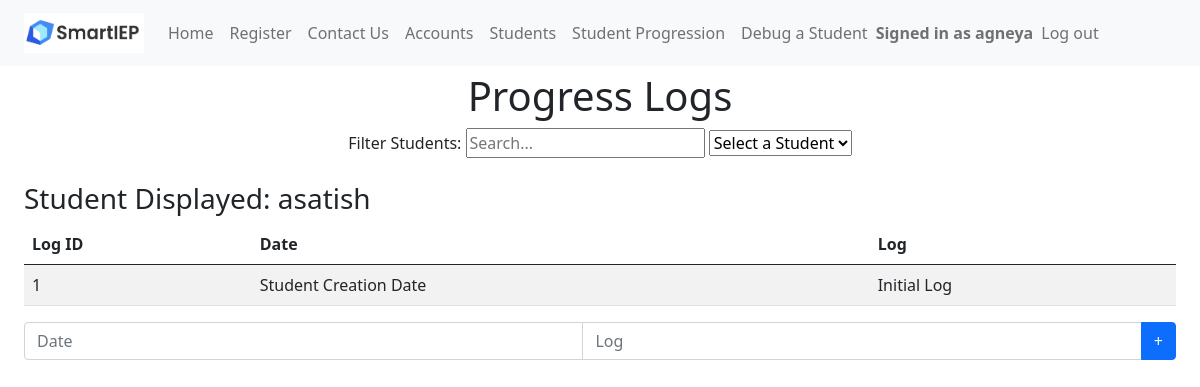
The app's page /logs (signed in), older data.
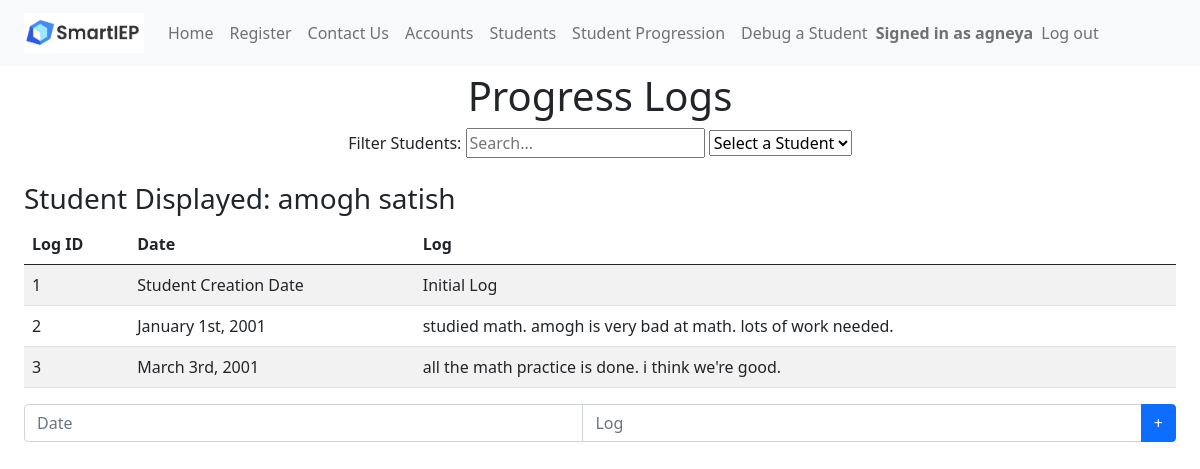
The same page, newer data.
### app.py (models this page shows)
class Students(db.Model):
	__tablename__ = 'students'
	student_id = db.Column(db.Integer, primary_key=True)
	school_id = db.Column(db.Integer)
	name = db.Column(db.String(200),nullable=False)
	grade = db.Column(db.Integer)
	dateofbirth = db.Column(db.String(200),nullable=False)
	casemanager = db.Column(db.String(200),nullable=False)
	tasks = db.Column(db.String(500),nullable=False)
	logs = db.Column(db.String(500),nullable=False)

### app.py (the view)
@main.route("/logs", methods=('GET', 'POST'))
@login_required
def logs():
	if request.method == 'POST':
		student_selected = request.form["selectstudent"]
		global STUDENT_LOG_NAME
		global STUDENT_LOG_ID
		STUDENT_LOG_NAME = student_selected
		student_selected_obj = Students.query.filter_by(name=student_selected).first()
		STUDENT_LOG_ID = student_selected_obj.student_id
		students = Students.query.all()
		return(render_template("progresslogs.html", students=students, student_log_id=STUDENT_LOG_ID))
	else:
		students = Students.query.all()
		return(render_template("progresslogs.html", students=students, student_log_id=STUDENT_LOG_ID))

### app.py (called while the page is built)
@login_manager.user_loader
def load_user(account_id):
    return Accounts.query.get(int(account_id))

@app.context_processor
def utility_processor():
	def parse_tasks(newData):
		if (newData != ""):
			goalArrays = []
			for i in range(MAX_GOALS):
				goalArrays.append([])
			parts = newData[:-1].split(";")
			counter = 0
			for part in parts:
				if part[1] == "[":
					part = re.sub("\[.*?\]","[]",part)
					part = part.replace("[","").replace("]","")
					goalArrays[counter].append(part)
					counter = counter + 1
			for part in parts:
				if part[1] == "(":
					goalKey = int(part[part.find("(")+1:part.find(")")])
					part = re.sub("\(.*?\)","()",part)
					part = part.replace("(","").replace(")","")
					goalArrays[goalKey].append(part)
			return goalArrays
		else:
			return []
	return dict(parse_tasks=parse_tasks)

@app.context_processor
def add_imports():
    return dict(json=json)

### templates/progresslogs.html (shortened to what this page needs)
<!DOCTYPE html>
<html lang="en">
    <head>
        <link href="https://cdn.jsdelivr.net/npm/bootstrap@5.0.2/dist/css/bootstrap.min.css" rel="stylesheet">
    </head>
    <header>
      {% include 'nav.html' %}
    </header>
    <body>
        <div class="content">
            <div style="text-align: center">
                <h1 class="mt-5">Progress Logs</h1>
                <form method = "post" action="/logs">
                    <label for="selectstudent">Filter Students:</label>
                    <input type="text" id="searchInput" onkeyup="filterOptions()" placeholder="Search...">
                    <select id="selectstudent" name="selectstudent" onchange="this.form.submit()" required>
                        <option selected disabled hidden>Select a Student</option>
                    </select>
                </form>
            </div>
            <div class="m-4">
                <h3>Student Displayed: {{ students[student_log_id - 1].name }}</h3>
                <table class="table table-striped">
                    <thead>
                        <tr>
                            <th scope="col">Log ID</th>
                            <th scope="col">Date</th>
                            <th scope="col">Log</th>
                        </tr>
                    </thead>
                    <tbody>
                        {% for json_unit in students[student_log_id - 1].logs[:-1].split("|") %}
                        <tr>
                            <td>{{ json.loads(json_unit)['ID'] }}</td>
                            <td>{{ json.loads(json_unit)['Date'] }}</td>
                            <td>{{ json.loads(json_unit)['Log'] }}</td>
                        </tr>
                        {% endfor %}
                    </tbody>
                </table>
                <form action="/modifylogs" method="post">
                    <div class="input-group">
                        <input class="form-control" name="logdate" id="logdate" placeholder="Date">
                        <input class="form-control" name="logtext" id="logtext" placeholder="Log">
                        <button class="btn btn-primary" type="submit">+</button>
                    </div>
                </form>
            </div>
        </div>
    </body>
</html>

Row changes from the older to the newer data that the page shows:
changed Students: name "asatish" → "amogh satish"
Text that changed along with them:
new list line: "2 January 1st, 2001 studied math. amogh is very bad at math. lots of work needed."
new list line: "3 March 3rd, 2001 all the math practice is done. i think we're good."
